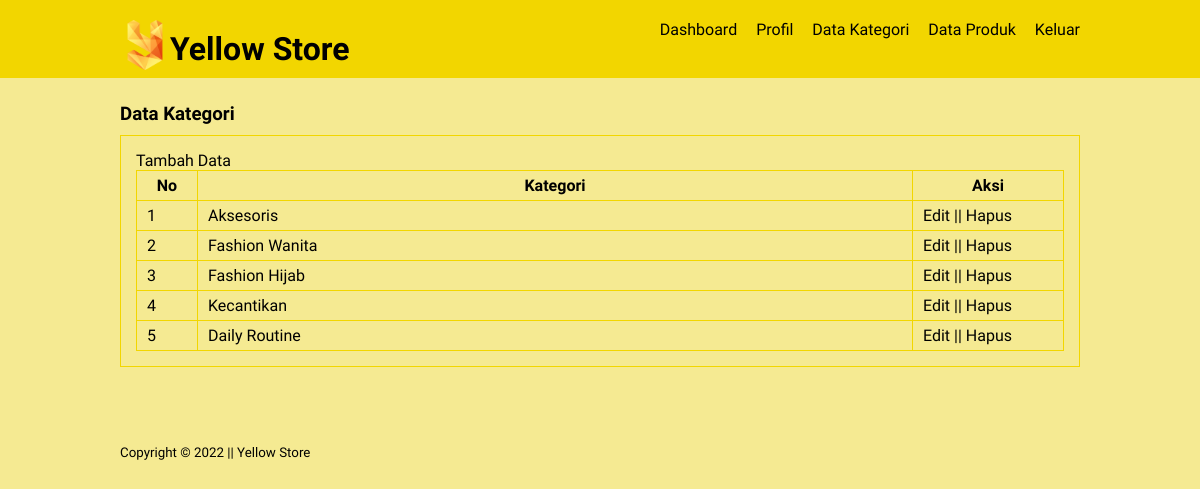
Page /data-kategori.php (signed in) on the earlier database version.
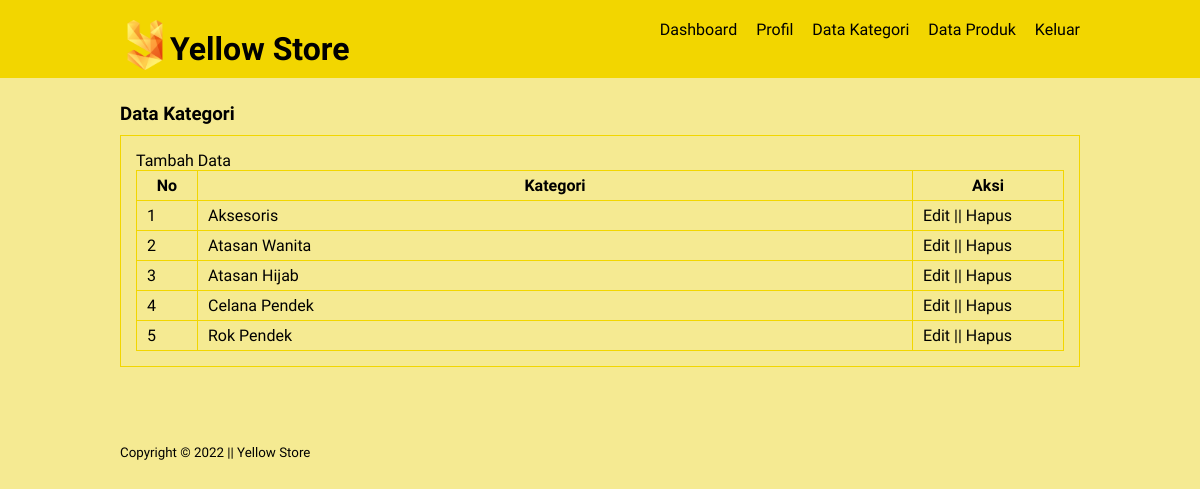
Same page on the later database version.
### tables this page shows
CREATE TABLE `tb_category` (
  `category_id` int(11) NOT NULL,
  `category_name` varchar(25) NOT NULL
);

### data-kategori.php (the view, shortened to what this page needs)
<?php
	include 'db.php';
?>
<!DOCTYPE html>
<html>
<head>
	<link rel="stylesheet" type="text/css" href="css/style.css">
</head>
<body>
	<header>
		<div class="container">
			<h1><a href="dashboard.php"><img src="./img/logo.png" alt="">Yellow Store</a></h1>
			<ul>
				<li><a href="dashboard.php">Dashboard</a></li>
				<li><a href="profil.php">Profil</a></li>
				<li><a href="data-kategori.php">Data Kategori</a></li>
				<li><a href="data-produk.php">Data Produk</a></li>
				<li><a href="keluar.php">Keluar</a></li>
			</ul>
		</div>
	</header>
	<div class="section">
		<div class="container">
			<h3>Data Kategori</h3>
			<div class="box">
				<p><a href="tambah-kategori.php">Tambah Data</a></p>
				<table border="1" cellspacing="0" class="table">
					<thead>
						<tr>
							<th width="60px">No</th>
							<th>Kategori</th>
							<th width="150px">Aksi</th>
						</tr>
					</thead>
					<tbody>
						<?php
							$no = 1;
							$kategori = mysqli_query($conn, "SELECT * FROM tb_category ORDER BY category_id DESC");
							if(mysqli_num_rows($kategori) > 0){
							while($row = mysqli_fetch_array($kategori)){
						?>
						<tr>
							<td><?php echo $no++ ?></td>
							<td><?php echo $row['category_name'] ?></td>
							<td>
								<a href="edit-kategori.php?id=<?php echo $row['category_id'] ?>">Edit</a> || <a href="proses-hapus.php?idk=<?php echo $row['category_id'] ?>" onclick="return confirm('Yakin ingin hapus ?')">Hapus</a>
							</td>
						</tr>
						<?php }}else{ ?>
							<tr>
								<td colspan="3">Tidak ada data</td>
							</tr>
						<?php } ?>
					</tbody>
				</table>
			</div>
		</div>
	</div>
	<footer>
		<div class="container">
			<small>Copyright &copy; 2022 || Yellow Store</small>
		</div>
	</footer>
</body>
</html>

Differences in the rows shown:
changed tb_category: category_name "Fashion Wanita" → "Atasan Wanita"
changed tb_category: category_name "Fashion Hijab" → "Atasan Hijab"
changed tb_category: category_name "Kecantikan" → "Celana Pendek"
changed tb_category: category_name "Daily Routine" → "Rok Pendek"
